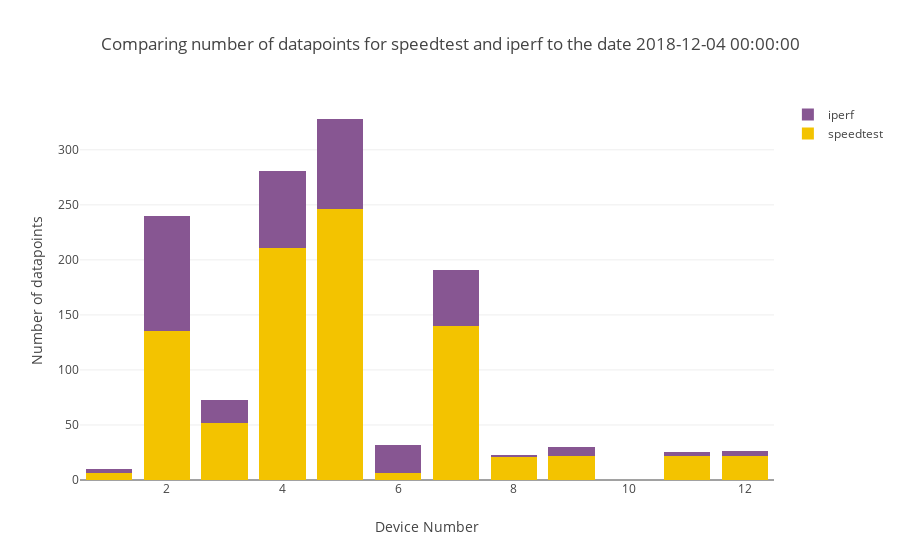

The cell this chart's notebook holds for it:
### Code cell
combined_bar_plot_2traces(xvalues=result.index.astype(int),
                          yvalues1=result['size1'],
                          yvalues2=result['size2'],
                          name1='speedtest',
                          name2='iperf',
                          title="Comparing number of datapoints for speedtest and iperf"+title_tail ,
                          ytitle="Number of datapoints")

### Figure 1 — Plotly figure (JSON) as saved in the notebook; plotly's stock layout.template omitted (floating-point values rounded to 4 significant figures)
{"data": [{"marker": {"color": "#F3C300"}, "name": "speedtest", "type": "bar", "uid": "088383ad-40b4-4f39-9a2f-7a4e5cc13eb3", "x": [1, 2, 3, 4, 5, 6, 7, 8, 9, 11, 12], "y": [6, 135, 52, 211, 246, 6, 140, 21, 22, 22, 22]}, {"marker": {"color": "#875692"}, "name": "iperf", "type": "bar", "uid": "06da5a7d-b7b8-4172-9802-92622e9fd4d5", "x": [1, 2, 3, 4, 5, 6, 7, 8, 9, 11, 12], "y": [4, 105, 21, 70, 82, 26, 51, 2, 8, 3, 4]}], "layout": {"barmode": "stack", "title": {"text": "Comparing number of datapoints for speedtest and iperf to the date 2018-12-04 00:00:00"}, "xaxis": {"title": {"text": "Device Number"}}, "yaxis": {"title": {"text": "Number of datapoints"}}}}
